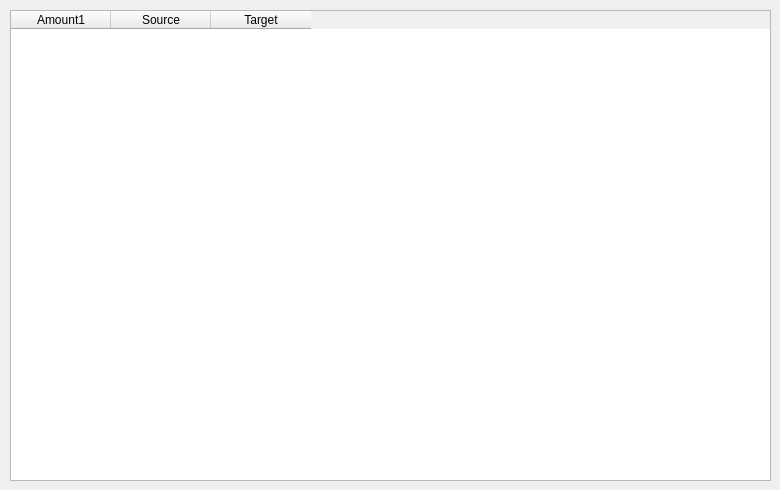
<?xml version="1.0" encoding="UTF-8"?>
<ui version="4.0">
 <class>TransactionsForm</class>
 <widget class="QWidget" name="TransactionsForm">
  <property name="geometry">
   <rect>
    <x>0</x>
    <y>0</y>
    <width>780</width>
    <height>490</height>
   </rect>
  </property>
  <property name="windowTitle">
   <string>Form</string>
  </property>
  <widget class="QTableWidget" name="tableWidget">
   <property name="enabled">
    <bool>true</bool>
   </property>
   <property name="geometry">
    <rect>
     <x>10</x>
     <y>10</y>
     <width>761</width>
     <height>471</height>
    </rect>
   </property>
   <property name="sizePolicy">
    <sizepolicy hsizetype="Expanding" vsizetype="Expanding">
     <horstretch>0</horstretch>
     <verstretch>0</verstretch>
    </sizepolicy>
   </property>
   <property name="layoutDirection">
    <enum>Qt::LeftToRight</enum>
   </property>
   <property name="autoFillBackground">
    <bool>false</bool>
   </property>
   <property name="showGrid">
    <bool>true</bool>
   </property>
   <attribute name="horizontalHeaderCascadingSectionResizes">
    <bool>true</bool>
   </attribute>
   <attribute name="horizontalHeaderMinimumSectionSize">
    <number>100</number>
   </attribute>
   <attribute name="horizontalHeaderStretchLastSection">
    <bool>false</bool>
   </attribute>
   <column>
    <property name="text">
     <string>Amount1</string>
    </property>
    <property name="font">
     <font>
      <kerning>true</kerning>
     </font>
    </property>
    <property name="textAlignment">
     <set>AlignCenter</set>
    </property>
   </column>
   <column>
    <property name="text">
     <string>Source</string>
    </property>
   </column>
   <column>
    <property name="text">
     <string>Target</string>
    </property>
   </column>
  </widget>
 </widget>
 <resources/>
 <connections/>
</ui>
